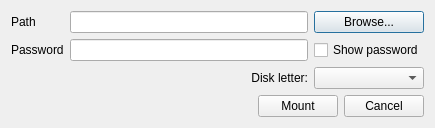
<?xml version="1.0" encoding="UTF-8"?>
<ui version="4.0">
 <class>MountDiskDialog</class>
 <widget class="QDialog" name="MountDiskDialog">
  <property name="geometry">
   <rect>
    <x>0</x>
    <y>0</y>
    <width>435</width>
    <height>128</height>
   </rect>
  </property>
  <property name="windowTitle">
   <string>Mount disk</string>
  </property>
  <property name="modal">
   <bool>true</bool>
  </property>
  <layout class="QVBoxLayout" name="verticalLayout">
   <item>
    <layout class="QGridLayout" name="gridLayout">
     <item row="0" column="2">
      <widget class="QPushButton" name="btnBrowse">
       <property name="text">
        <string>Browse...</string>
       </property>
      </widget>
     </item>
     <item row="0" column="1">
      <widget class="QLineEdit" name="linePath">
       <property name="readOnly">
        <bool>true</bool>
       </property>
      </widget>
     </item>
     <item row="1" column="1">
      <widget class="QLineEdit" name="linePassword">
       <property name="maxLength">
        <number>16</number>
       </property>
       <property name="echoMode">
        <enum>QLineEdit::Password</enum>
       </property>
      </widget>
     </item>
     <item row="1" column="0">
      <widget class="QLabel" name="label_2">
       <property name="text">
        <string>Password</string>
       </property>
      </widget>
     </item>
     <item row="1" column="2">
      <widget class="QCheckBox" name="checkShowPwd">
       <property name="text">
        <string>Show password</string>
       </property>
       <property name="checked">
        <bool>false</bool>
       </property>
      </widget>
     </item>
     <item row="0" column="0">
      <widget class="QLabel" name="label">
       <property name="text">
        <string>Path</string>
       </property>
      </widget>
     </item>
     <item row="2" column="0" colspan="2">
      <widget class="QLabel" name="label_3">
       <property name="text">
        <string>Disk letter:</string>
       </property>
       <property name="alignment">
        <set>Qt::AlignRight|Qt::AlignTrailing|Qt::AlignVCenter</set>
       </property>
      </widget>
     </item>
     <item row="2" column="2">
      <widget class="QComboBox" name="comboDiskLetter"/>
     </item>
    </layout>
   </item>
   <item>
    <layout class="QHBoxLayout" name="horizontalLayout">
     <item>
      <spacer name="horizontalSpacer">
       <property name="orientation">
        <enum>Qt::Horizontal</enum>
       </property>
       <property name="sizeHint" stdset="0">
        <size>
         <width>40</width>
         <height>20</height>
        </size>
       </property>
      </spacer>
     </item>
     <item>
      <widget class="QPushButton" name="btnMount">
       <property name="text">
        <string>Mount</string>
       </property>
      </widget>
     </item>
     <item>
      <widget class="QPushButton" name="btnCancel">
       <property name="text">
        <string>Cancel</string>
       </property>
      </widget>
     </item>
    </layout>
   </item>
  </layout>
 </widget>
 <resources/>
 <connections/>
</ui>
